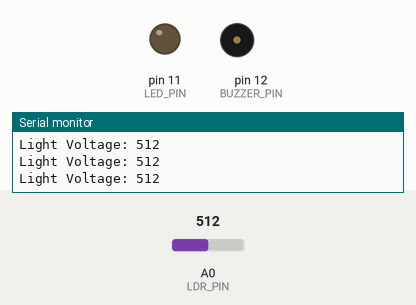
A sketch run on a simulated Arduino Uno, built with avr-gcc and run on an emulated ATmega328P. Parts: output pins drawn as LEDs (lit = HIGH), buzzer (waves = sounding), the last lines printed to the serial monitor. The inputs (shaded band) are chosen by the test bench; at power-on: A0 (LDR_PIN) = 512.

Above: at 1.3 s.
1.4 s: A0 (LDR_PIN) set to 413
2.9 s: A0 (LDR_PIN) set to 390
At 3.9 s:
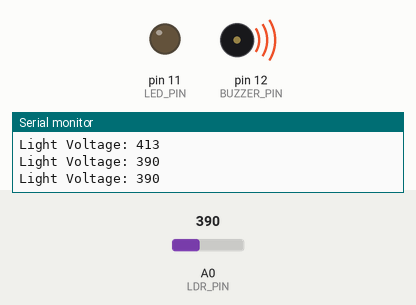
4.5 s: A0 (LDR_PIN) set to 810
At 5.1 s:
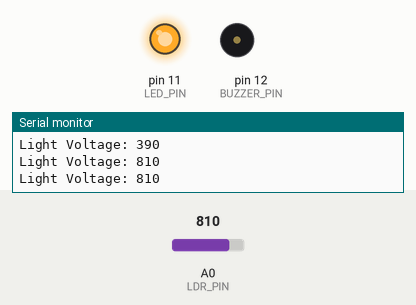
6.0 s: A0 (LDR_PIN) set to 783
At 6.3 s:
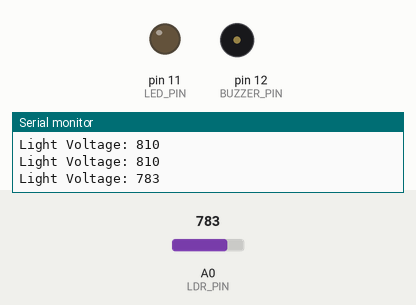
7.5 s: A0 (LDR_PIN) set to 900
At 8.6 s:
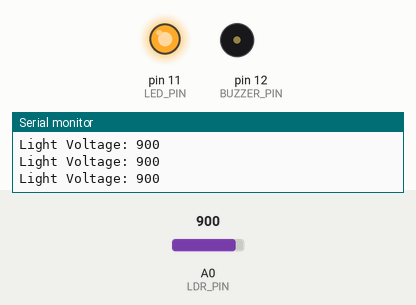
Timing chart, 0 to 10.0 s (numbered marks = the images above; inputs shaded):
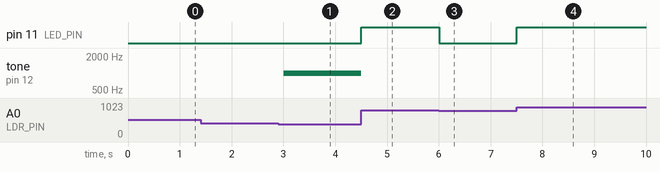

The sketch:

ldr_buzzer.ino
```cpp
#define LDR_PIN A0
#define LED_PIN 11
#define BUZZER_PIN 12

unsigned int LDR_value;

void setup()
{
  Serial.begin(9600);
  pinMode(BUZZER_PIN, OUTPUT);
  pinMode(LED_PIN, OUTPUT);
}

void loop()
{
  LDR_value = analogRead(LDR_PIN);
  Serial.print("Light Voltage: ");
  Serial.println(LDR_value);
  if(LDR_value > 800)
    digitalWrite(LED_PIN,HIGH);
  else
    digitalWrite(LED_PIN, LOW);
  if(LDR_value < 400)
    tone(BUZZER_PIN,1000);
  else
    noTone(BUZZER_PIN);
  delay(500);
}
```

Measured:
- the behaviour switches between 400 and 399 on A0 (LDR_PIN) (found by bisection; images 0 and 1)
- the behaviour switches between 801 and 800 on A0 (LDR_PIN) (found by bisection; images 2 and 3)
- after the input at 2.9 s, tone on pin 12 (BUZZER_PIN): silent → 1000 Hz after 0.10 s
- after the input at 4.5 s, pin 11 (LED_PIN): LOW → HIGH at once; tone on pin 12 (BUZZER_PIN): 1000 Hz → silent at once
- after the input at 6.0 s, pin 11 (LED_PIN): HIGH → LOW at once
- after the input at 7.5 s, pin 11 (LED_PIN): LOW → HIGH at once
